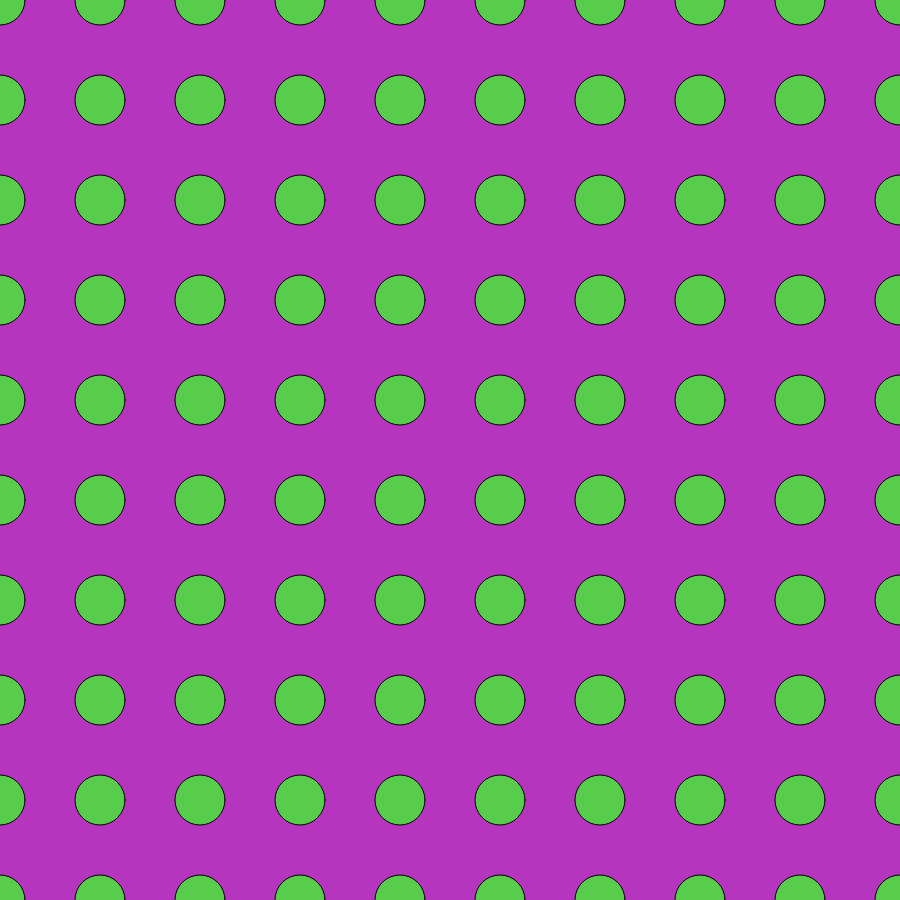
Frame 1 (no input)
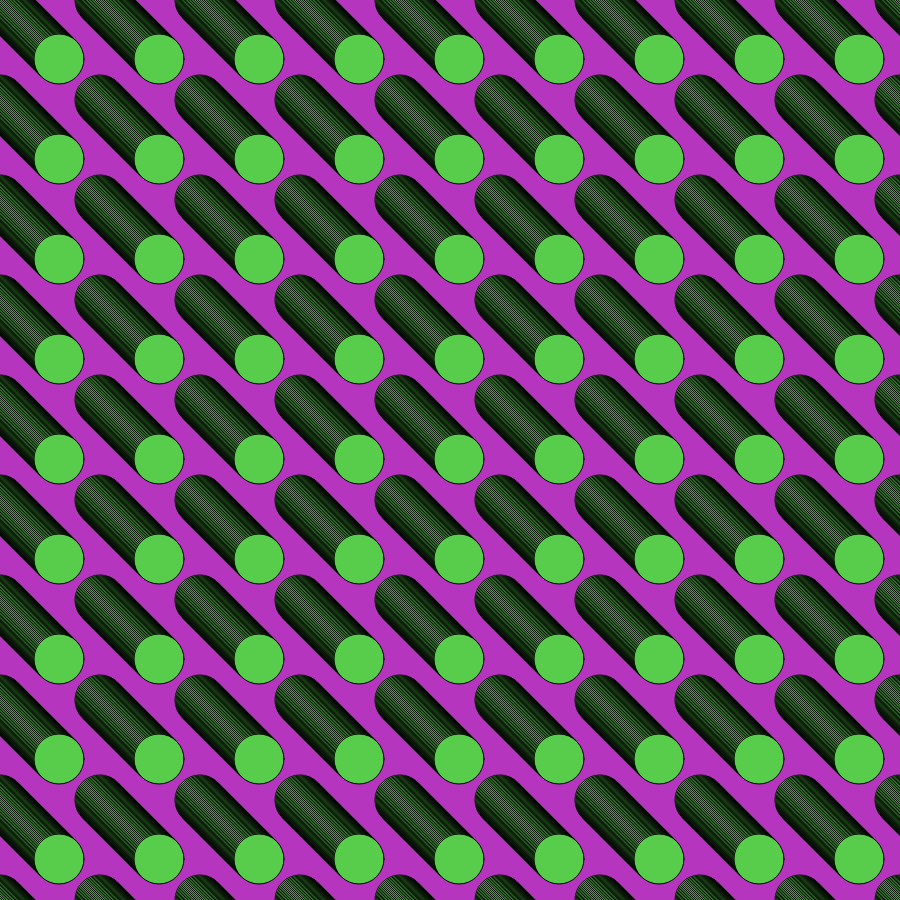
Frame 60 (no input)
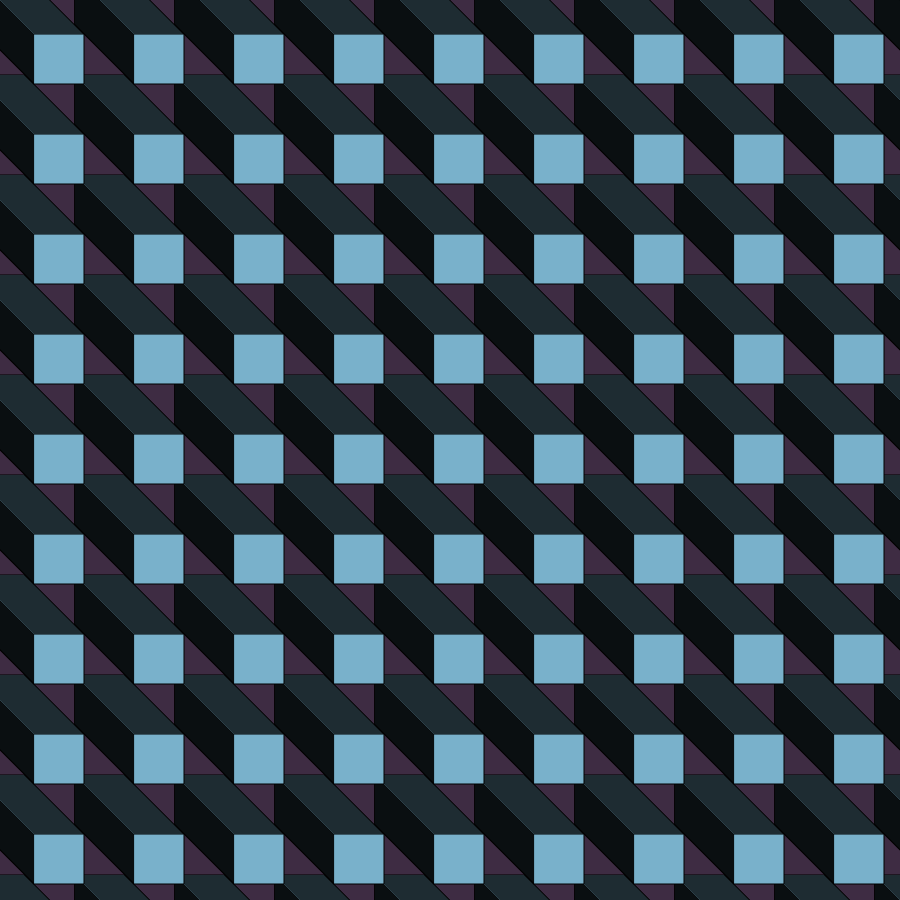
Frame 120 (the mouse pressed at the canvas centre since frame 60)

The p5.js sketch that drew these frames (run headless with seeded random() and noise() and a simulated clock; from frame 60 on, the mouse is pressed at the canvas centre):

// p5.js sketch
// ── sketch.js
var w = 0;
var z = 0;
var createCircles = true;
var posX = true;
var posY = true;
var trueFalse = [ true , false ];
// The Canvas can be changed to any size, and the diagram will work the same way
function setup() {
  createCanvas (900, 900);
  rectMode (CENTER);
  randomizeColors();
}
// Calls the shape drawing function, and increases the shift values
function draw() {
  shapes();
  w++;
  z++;
}
// Runs the functions that change all the colors and return the shapes to their standard location
function mousePressed () {
  randomizeColors();
  resetDirection();
  createCircles ^= true;
}
// Randomizes and sets the background and fill colors
function randomizeColors () {
  background (random (0,255), random (0,255), random (0,255));
  fill (random (0,255), random (0,255), random (0,255));
}
// Creates the circles/squares, using if/else statements to find the direction they move
function shapes () {
  for (x = -1; x <= (width/100) + 1; x++) {
    for (y = -1; y <= (height/100) + 1; y++) {
    if (posX) {
      if (posY) {
        if (createCircles) {
          ellipse ((x * 100) + w, (y * 100) + z, 50, 50);
        } else {
          rect ((x * 100) + w, (y * 100) + z, 50, 50);
        }
      } else {
        if (createCircles) {
          ellipse ((x * 100) + w, (y * 100) - z, 50, 50);
        } else {
          rect ((x * 100) + w, (y * 100) - z, 50, 50);
        }
      }
    } else {
      if (posY) {
        if (createCircles) {
          ellipse ((x * 100) - w, (y * 100) + z, 50, 50);
        } else {
          rect ((x * 100) - w, (y * 100) + z, 50, 50); }
      } else {
        if (createCircles) {
          ellipse ((x * 100) - w, (y * 100) - z, 50, 50);
        } else {
          rect ((x * 100) - w, (y * 100) - z, 50, 50);
        }
      }
      }
    }
  }
}
// Randomizes the direction and shape type, resetting the location of the items.
function resetDirection () {
  posX = random (trueFalse);
  posY = random (trueFalse);
  w = 0;
  z = 0;
}
